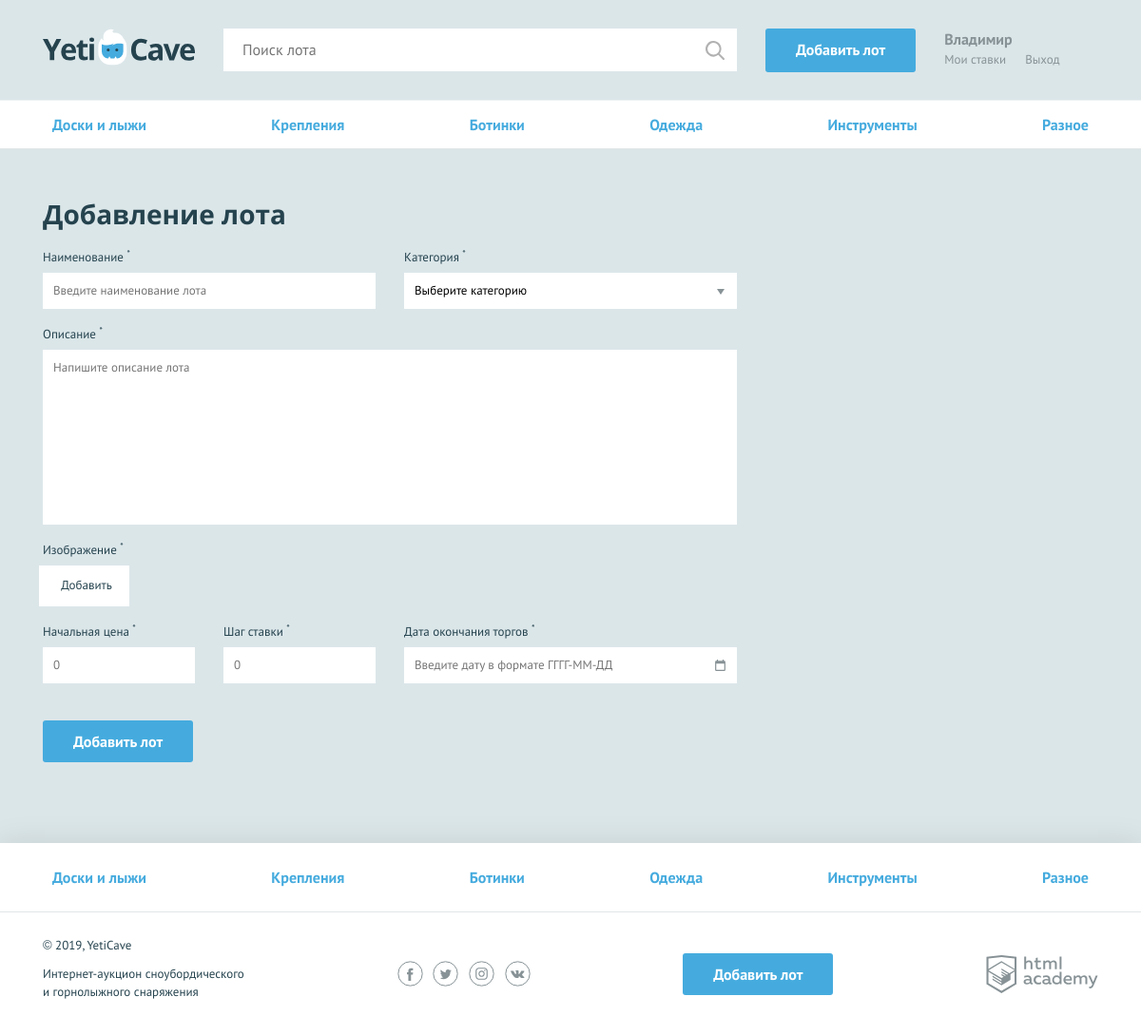
The page /add.php (signed in) on the database its author committed.
### tables this page shows
CREATE TABLE category(
    id INT NOT NULL AUTO_INCREMENT,
    title VARCHAR(40) UNIQUE NOT NULL,
    symbol_code VARCHAR(10) UNIQUE NOT NULL,
    PRIMARY KEY(id)
);

### helpers.php (called while the page is built, shortened)
<?php
function db_get_prepare_stmt($link, $sql, $data = []) {
    $stmt = mysqli_prepare($link, $sql);
    return $stmt;
}
function include_template($name, array $data = []) {
    $name = 'templates/' . $name;
    extract($data);
    require $name;
    $result = ob_get_clean();
    return $result;
}

### functions.php (called while the page is built, shortened)
<?php
require_once('helpers.php');
function category_list($link)
{
    $sql = 'SELECT id, title, symbol_code FROM category';
    return db_fetch_all_data($link, $sql);
}
function esc($str)
{
    return htmlspecialchars($str, ENT_QUOTES);
}
function db_fetch_all_data($link, $sql, $data = [])
{
    $stmt = db_get_prepare_stmt($link, $sql, $data);
    mysqli_stmt_execute($stmt);
    $res = mysqli_stmt_get_result($stmt);
    return ($res) ? mysqli_fetch_all($res, MYSQLI_ASSOC) : die('Ошибка соединения с БД');
}

### templates/add_lot.php (the view, shortened to what this page needs)
<?= $nav_menu; ?>
<form class="form form--add-lot container <?= isset($errors) ? "form--invalid" : ""; ?>" action="../add.php"
      method="post" enctype="multipart/form-data">
    <h2>Добавление лота</h2>
    <div class="form__container-two">
        <div class="form__item <?= isset($errors['lot-name']) ? "form__item--invalid" : ""; ?>">
            <label for="lot-name">Наименование <sup>*</sup></label>
            <input id="lot-name" type="text" name="lot-name" placeholder="Введите наименование лота"
                   value=<?= $_POST['lot-name'] ?? '' ?>>
        </div>
        <div class="form__item <?= isset($errors['category']) ? "form__item--invalid" : ""; ?>">
            <label for="category">Категория <sup>*</sup></label>
            <select id="category" name="category">
                <option>Выберите категорию</option>
            </select>
        </div>
    </div>
    <div class="form__item form__item--wide <?= isset($errors['message']) ? "form__item--invalid" : ""; ?>">
        <label for="message">Описание <sup>*</sup></label>
        <textarea id="message" name="message"
                  placeholder="Напишите описание лота"><?= $_POST['message'] ?? '' ?></textarea>
    </div>
    <div class="form__item form__item--file <?= isset($errors['jpg_img']) ? "form__item--invalid" : ""; ?>">
        <label>Изображение <sup>*</sup></label>
        <div class="form__input-file">
            <label for="lot-img">
                Добавить
            </label>
        </div>
    </div>
    <div class="form__container-three">
        <div class="form__item form__item--small <?= isset($errors['lot-rate']) ? "form__item--invalid" : ""; ?>">
            <label for="lot-rate">Начальная цена <sup>*</sup></label>
            <input id="lot-rate" type="text" name="lot-rate" placeholder="0" value=<?= $_POST['lot-rate'] ?? '' ?>>
        </div>
        <div class="form__item form__item--small <?= isset($errors['lot-step']) ? "form__item--invalid" : ""; ?>">
            <label for="lot-step">Шаг ставки <sup>*</sup></label>
            <input id="lot-step" type="text" name="lot-step" placeholder="0" value=<?= $_POST['lot-step'] ?? '' ?>>
        </div>
        <div class="form__item <?= isset($errors['lot-date']) ? "form__item--invalid" : ""; ?>">
            <label for="lot-date">Дата окончания торгов <sup>*</sup></label>
            <input class="form__input-date" id="lot-date" type="text" name="lot-date"
                   placeholder="Введите дату в формате ГГГГ-ММ-ДД" value=<?= $_POST['lot-date'] ?? '' ?>>
        </div>
    </div>
    <button type="submit" class="button">Добавить лот</button>
</form>

### templates/nav_menu.php
<main>
    <nav class="nav">
        <ul class="nav__list container">
            <?php foreach ($categories as $value): ?>
                <li class="nav__item">
                    <a href="index.php?id=<?= esc($value['id']); ?>"><?= esc($value['title']); ?></a>
                </li>
            <?php endforeach; ?>
        </ul>
    </nav>

### templates/layout.php (shortened to what this page needs)
<!DOCTYPE html>
<html lang="ru">
<head>
    <link href="../css/normalize.min.css" rel="stylesheet">
    <link href="../css/style.css" rel="stylesheet">
    <link href="../css/flatpickr.min.css" rel="stylesheet">
</head>
<body>
<div class="page-wrapper">
    <header class="main-header">
        <div class="main-header__container container">
            <a class="main-header__logo">
                <img src="../img/logo.svg" width="160" height="39" alt="Логотип компании YetiCave">
            </a>
            <form class="main-header__search" method="get" action="search.php" autocomplete="off">
                <input type="search" name="search" placeholder="Поиск лота" value="<?= $_GET['search'] ?? '' ?>">
                <input class="main-header__search-btn" type="submit" name="find" value="Найти">
            </form>
            <a class="main-header__add-lot button" href="add.php">Добавить лот</a>
            <nav class="user-menu">
                <?php if (isset($_SESSION['user'])): ?>
                    <div class="user-menu__logged">
                        <p><?= $user_name; ?></p>
                        <a class="user-menu__bets" href="rates.php">Мои ставки</a>
                        <a class="user-menu__logout" href="logout.php">Выход</a>
                    </div>
                <?php endif; ?>
            </nav>
        </div>
    </header>
    <?= $content; ?>
</div>
<footer class="main-footer">
    <nav class="nav">
        <ul class="nav__list container">
            <?php foreach ($categories as $value): ?>
                <li class="nav__item">
                    <a href="index.php?id=<?= esc($value['id']); ?>"><?= esc($value['title']); ?></a>
                </li>
            <?php endforeach; ?>
        </ul>
    </nav>
    <div class="main-footer__bottom container">
        <div class="main-footer__copyright">
            <p>© 2019, YetiCave</p>
            <p>Интернет-аукцион сноубордического и горнолыжного снаряжения</p>
        </div>
        <div class="main-footer__social social">
            <a class="social__link social__link--facebook" href="#">
            </a>
            <a class="social__link social__link--twitter" href="#">
            </a>
            <a class="social__link social__link--instagram" href="#">
            </a>
            <a class="social__link social__link--vkontakte" href="#">
            </a>
        </div>
        <a class="main-footer__add-lot button" href="add-lot.html">Добавить лот</a>
        <div class="main-footer__developed-by">
            <a class="logo-academy" href="https://htmlacademy.ru/intensive/php">
            </a>
        </div>
    </div>
</footer>
</body>
</html>

### rows shown on the page
category: title "Доски и лыжи"
category: title "Крепления"
category: title "Ботинки"
category: title "Одежда"
category: title "Инструменты"
category: title "Разное"

### other values the page prints
$user_name "Владимир"
